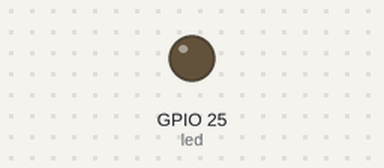
Recording of a program running on a simulated ESP32 board running MicroPython. Parts: output pins drawn as LEDs (lit = HIGH). What the program prints to the serial console is not drawn. At 2.6 s the program stops and its outputs stay as they are.

Above: at 0.15 s.
At 2.26 s:
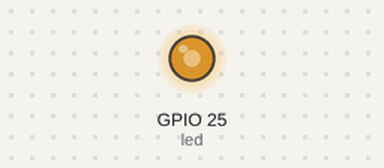
Timing chart, 0 to 4.1 s (numbered marks = the images above):
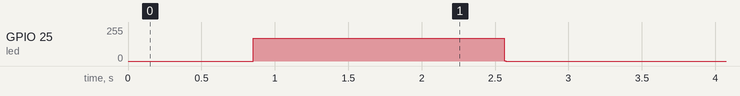

The program:

led_pwm.py
```python
# import machine
from machine import Pin , PWM
from time import sleep_ms, sleep

#led =machine.Pin(25, machine.Pin.OUT)
led = Pin(25,Pin.OUT)

led_pwm = PWM(led)
led_pwm.freq(500) # cambio la frecuencia PWM a 500
print('Frecuencia del PWM:',led_pwm.freq())

for brillo in range(0,1024,4): # entre 0 y 1023
    led_pwm.duty(brillo)
    sleep_ms(5)

for brillo in range(1022,0,-4): # entre 1023 y 0
    led_pwm.duty(brillo)
    sleep_ms(5)
led_pwm.duty(0)
```

Measured:
- by itself, GPIO 25 (led): 0/255 → 170/255 at 0.85 s, → 0/255 1.7 s later
